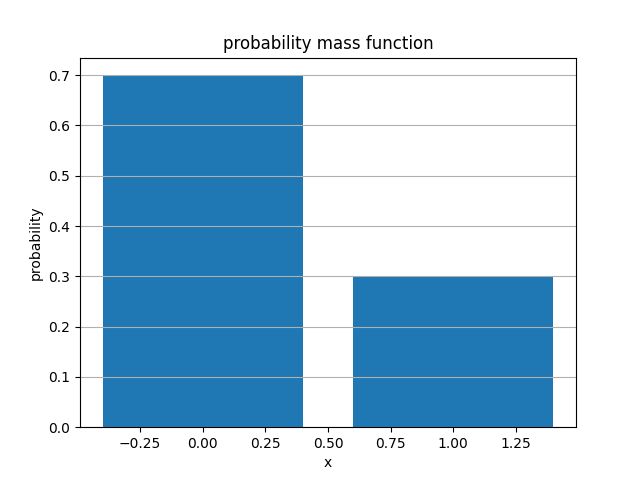

The script that saved this image:
using Distributions
using PyPlot

function set_options(ax, xlabel, ylabel, title, filename;
                    grid=true, gridy=false, legend=false)
    ax.set_xlabel(xlabel)
    ax.set_ylabel(ylabel)
    ax.set_title(title)

    if grid
        if gridy
            ax.grid(axis="y")
        else
            ax.grid()
        end
    end
    legend && ax.legend()
    savefig("$(filename).png")
end

function main()
    # 分布作成
    d = Bernoulli(0.3)

    # 確率質量関数をpdf関数によって得る
    println(pdf(d,1)) # 1が出る確率
    println(pdf(d,0)) # 0が出る確率
    
    # 分布の平均, 分散, 標準偏差
    println("mean = $(mean(d)), var = $(var(d)), std = $(std(d))")

    # 得た実数値を元に分布を可視化
    fig, ax = subplots()
    ax.bar([0,1], pdf.(d, [0,1]))
    set_options(ax, "x", "probability", "probability mass function", "bernoulli";
                gridy=true)
end

if abspath(PROGRAM_FILE) == abspath(@__FILE__)
    main()
end